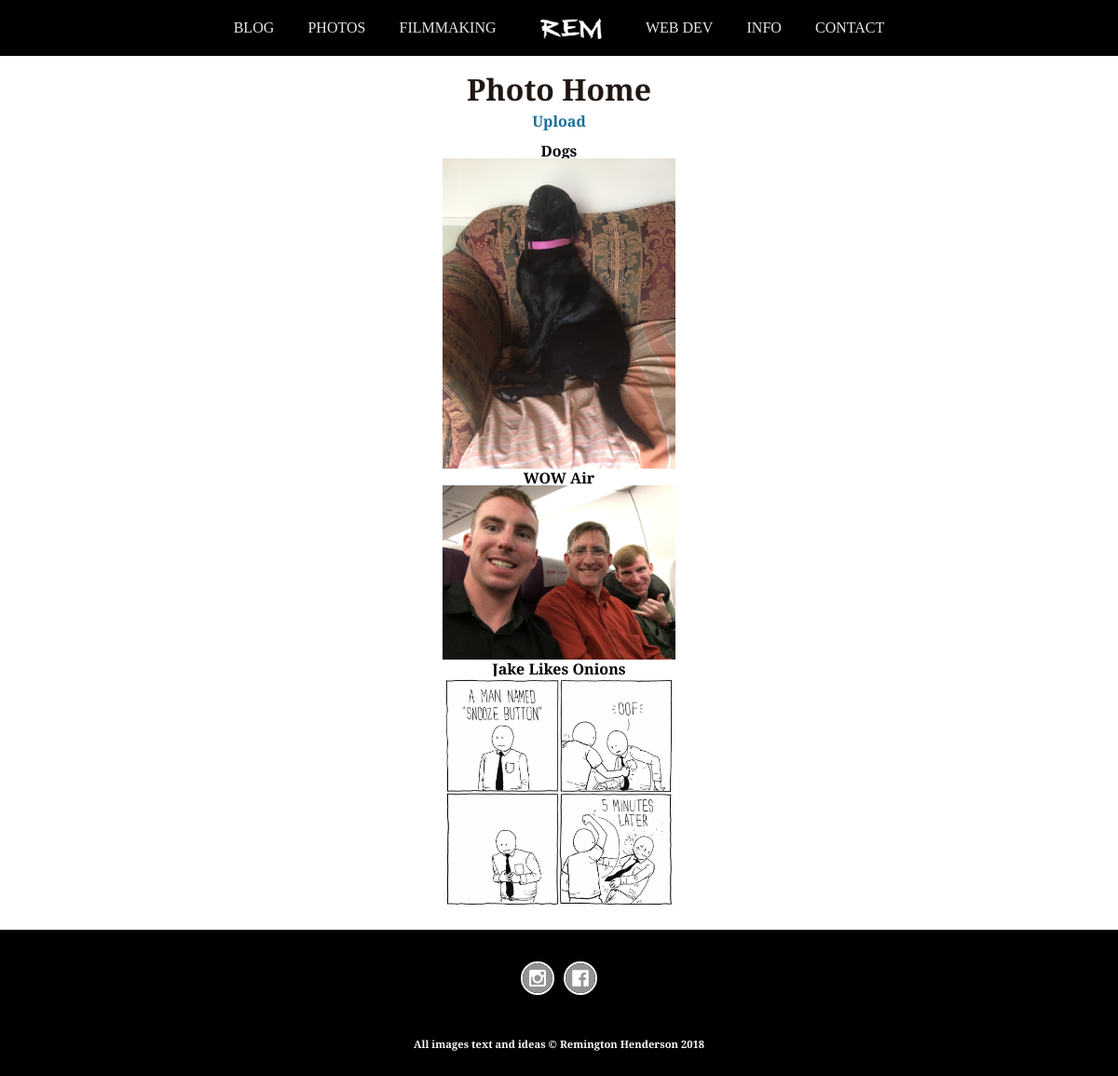
The page /photography/ on the database its author committed.
### R_E_M/models.py (models this page shows, shortened)
class Album(models.Model):
    owner = models.ForeignKey(User, on_delete=models.CASCADE, related_name="photo_albums")
    title = models.CharField(max_length=50, blank=True, null=True)
    slug = models.SlugField(blank=True, null=True, unique=True)
    album_details = models.TextField()
    alt_text = models.CharField(max_length=30, blank=True, null=True)

class Photo(models.Model):
    owner = models.ForeignKey(User, on_delete=models.CASCADE, related_name="photos")
    album = models.ForeignKey(Album, on_delete=models.CASCADE, related_name="photo_album")
    title = models.CharField(max_length=50, blank=True, null=True)
    slug = models.SlugField(blank=True, null=True, unique=True)
    image = models.ImageField(upload_to=photo_image_uh, blank=True, null=True)
    alt_text = models.CharField(max_length=50, blank=True, null=True)
    date_taken = models.CharField(max_length=50)
    image_details = models.TextField()

### R_E_M/views.py (the view)
def photography_home(request):
    complete_album_list = Album.objects.all()
    return render(request, 'photos/photo_home.html', {'albums': complete_album_list})

### R_E_M/templates/photos/photo_home.html (shortened to what this page needs)
{% extends 'base.html' %}
{% load static %}
{% block content %}
    <head>
        <link rel="stylesheet" type="text/css" href="{% static 'styles/style.css' %}"/>
    </head>
    <div class="container">
        <h1>Photo Home</h1>
        <a href="{% url 'picture_upload' %}">Upload</a>
        <br>
        <br>
        {% for album in albums %}
            <p>{{ album.title }}</p>
            <a href="{% url 'album_view' album.slug %}"><img src="{{ album.photo_album.all.0.image.url }}" class="image"></a>
        {% endfor %}
    </div>
{% endblock %}
{% block footer %}
    {% include 'footer_base.html' %}
{% endblock %}

### R_E_M/static/styles/style.css (style rules this page uses)
a { background: transparent; }
h1 { font-size: 2em; margin: .67em 0; }
a, a:visited { color: #156f99; text-decoration: none; }
h1 { text-rendering: optimizeLegibility; }
h1:not(.site-title):not(.page-title) { color: #201713; }
h1:not(.site-title):not(.entry-title) { margin: 1.5em auto .3em; }
h1:not(.site-title):not(.entry-title):first-child { margin-top: 0; }

### R_E_M/templates/photos/photo_home.html (style rules this page uses)
.image { width: 250px; }
.container { margin: 20px auto; text-align: center; width: 70%; }
h1, body { font-family: 'Alegreya Sans SC', sans-serif; font-weight: bold; }

### rows shown on the page
Album: title "Dogs", photo_album.all.0.image (picture)
Album: title "WOW Air", photo_album.all.0.image (picture)
Album: title "Jake Likes Onions", photo_album.all.0.image (picture)
